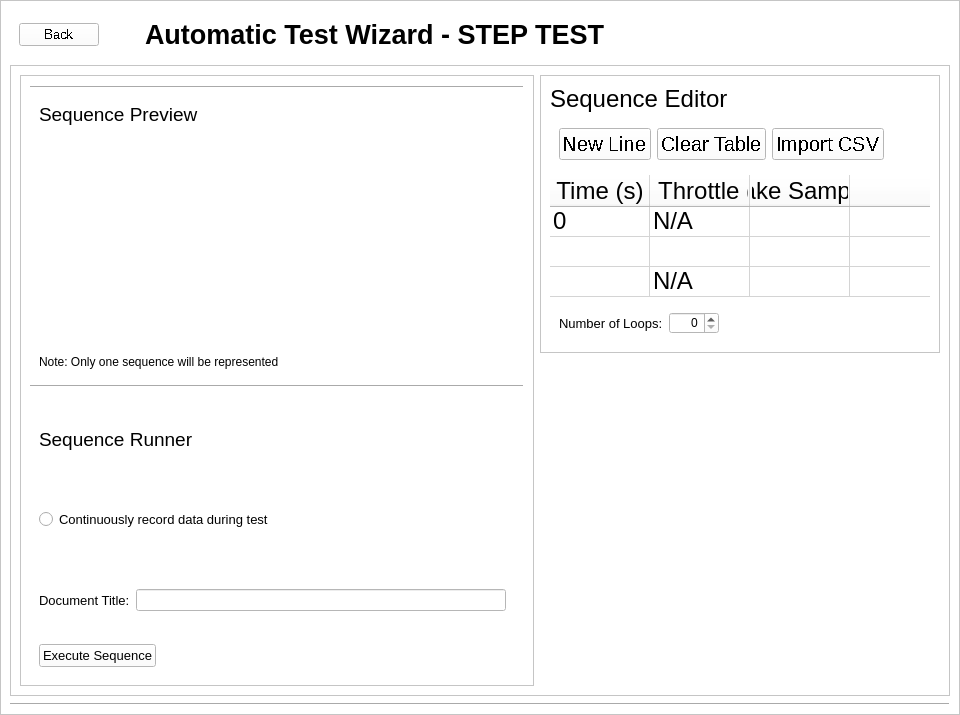
<?xml version="1.0" encoding="UTF-8"?>
<ui version="4.0">
 <class>Frame</class>
 <widget class="QFrame" name="Frame">
  <property name="geometry">
   <rect>
    <x>0</x>
    <y>0</y>
    <width>960</width>
    <height>715</height>
   </rect>
  </property>
  <property name="windowTitle">
   <string>Frame</string>
  </property>
  <property name="styleSheet">
   <string notr="true">*{
	background-color: rgb(255, 255, 255);
}



#headerLine{
	
	color: rgb(0, 0, 0);
}</string>
  </property>
  <layout class="QVBoxLayout" name="verticalLayout">
   <property name="leftMargin">
    <number>0</number>
   </property>
   <property name="topMargin">
    <number>0</number>
   </property>
   <property name="rightMargin">
    <number>0</number>
   </property>
   <property name="bottomMargin">
    <number>0</number>
   </property>
   <item>
    <widget class="QScrollArea" name="scrollArea">
     <property name="verticalScrollBarPolicy">
      <enum>Qt::ScrollBarAsNeeded</enum>
     </property>
     <property name="horizontalScrollBarPolicy">
      <enum>Qt::ScrollBarAlwaysOff</enum>
     </property>
     <property name="sizeAdjustPolicy">
      <enum>QAbstractScrollArea::AdjustToContents</enum>
     </property>
     <property name="widgetResizable">
      <bool>true</bool>
     </property>
     <property name="alignment">
      <set>Qt::AlignLeading|Qt::AlignLeft|Qt::AlignVCenter</set>
     </property>
     <widget class="QWidget" name="scrollAreaWidgetContents">
      <property name="geometry">
       <rect>
        <x>0</x>
        <y>0</y>
        <width>958</width>
        <height>713</height>
       </rect>
      </property>
      <layout class="QVBoxLayout" name="verticalLayout_35">
       <item alignment="Qt::AlignLeft|Qt::AlignTop">
        <widget class="QFrame" name="stepReturnMenu">
         <property name="font">
          <font>
           <stylestrategy>NoAntialias</stylestrategy>
           <kerning>true</kerning>
          </font>
         </property>
         <property name="whatsThis">
          <string/>
         </property>
         <property name="autoFillBackground">
          <bool>false</bool>
         </property>
         <property name="styleSheet">
          <string notr="true"/>
         </property>
         <property name="frameShape">
          <enum>QFrame::NoFrame</enum>
         </property>
         <property name="frameShadow">
          <enum>QFrame::Raised</enum>
         </property>
         <property name="lineWidth">
          <number>1</number>
         </property>
         <layout class="QHBoxLayout" name="horizontalLayout_3">
          <item>
           <widget class="QPushButton" name="ReturnBtn">
            <property name="palette">
             <palette>
              <active>
               <colorrole role="Button">
                <brush brushstyle="SolidPattern">
                 <color alpha="255">
                  <red>255</red>
                  <green>255</green>
                  <blue>255</blue>
                 </color>
                </brush>
               </colorrole>
               <colorrole role="Base">
                <brush brushstyle="SolidPattern">
                 <color alpha="255">
                  <red>255</red>
                  <green>255</green>
                  <blue>255</blue>
                 </color>
                </brush>
               </colorrole>
               <colorrole role="Window">
                <brush brushstyle="SolidPattern">
                 <color alpha="255">
                  <red>255</red>
                  <green>255</green>
                  <blue>255</blue>
                 </color>
                </brush>
               </colorrole>
              </active>
              <inactive>
               <colorrole role="Button">
                <brush brushstyle="SolidPattern">
                 <color alpha="255">
                  <red>255</red>
                  <green>255</green>
                  <blue>255</blue>
                 </color>
                </brush>
               </colorrole>
               <colorrole role="Base">
                <brush brushstyle="SolidPattern">
                 <color alpha="255">
                  <red>255</red>
                  <green>255</green>
                  <blue>255</blue>
                 </color>
                </brush>
               </colorrole>
               <colorrole role="Window">
                <brush brushstyle="SolidPattern">
                 <color alpha="255">
                  <red>255</red>
                  <green>255</green>
                  <blue>255</blue>
                 </color>
                </brush>
               </colorrole>
              </inactive>
              <disabled>
               <colorrole role="Button">
                <brush brushstyle="SolidPattern">
                 <color alpha="255">
                  <red>255</red>
                  <green>255</green>
                  <blue>255</blue>
                 </color>
                </brush>
               </colorrole>
               <colorrole role="Base">
                <brush brushstyle="SolidPattern">
                 <color alpha="255">
                  <red>255</red>
                  <green>255</green>
                  <blue>255</blue>
                 </color>
                </brush>
               </colorrole>
               <colorrole role="Window">
                <brush brushstyle="SolidPattern">
                 <color alpha="255">
                  <red>255</red>
                  <green>255</green>
                  <blue>255</blue>
                 </color>
                </brush>
               </colorrole>
              </disabled>
             </palette>
            </property>
            <property name="font">
             <font>
              <pointsize>10</pointsize>
             </font>
            </property>
            <property name="text">
             <string>Back</string>
            </property>
            <property name="icon">
             <iconset resource="../../resources/black_icons.qrc">
              <normaloff>:/b_icons/icons-black/arrow-left.svg</normaloff>:/b_icons/icons-black/arrow-left.svg</iconset>
            </property>
           </widget>
          </item>
          <item>
           <spacer name="horizontalSpacer">
            <property name="orientation">
             <enum>Qt::Horizontal</enum>
            </property>
            <property name="sizeHint" stdset="0">
             <size>
              <width>40</width>
              <height>20</height>
             </size>
            </property>
           </spacer>
          </item>
          <item alignment="Qt::AlignRight">
           <widget class="QLabel" name="label_7">
            <property name="sizePolicy">
             <sizepolicy hsizetype="Expanding" vsizetype="Maximum">
              <horstretch>1</horstretch>
              <verstretch>1</verstretch>
             </sizepolicy>
            </property>
            <property name="sizeIncrement">
             <size>
              <width>0</width>
              <height>0</height>
             </size>
            </property>
            <property name="font">
             <font>
              <pointsize>20</pointsize>
              <weight>75</weight>
              <italic>false</italic>
              <bold>true</bold>
              <strikeout>false</strikeout>
              <stylestrategy>PreferDefault</stylestrategy>
             </font>
            </property>
            <property name="cursor">
             <cursorShape>ArrowCursor</cursorShape>
            </property>
            <property name="mouseTracking">
             <bool>false</bool>
            </property>
            <property name="text">
             <string>Automatic Test Wizard - STEP TEST</string>
            </property>
           </widget>
          </item>
         </layout>
        </widget>
       </item>
       <item>
        <widget class="QFrame" name="frame_2">
         <property name="minimumSize">
          <size>
           <width>0</width>
           <height>50</height>
          </size>
         </property>
         <property name="frameShape">
          <enum>QFrame::StyledPanel</enum>
         </property>
         <property name="frameShadow">
          <enum>QFrame::Raised</enum>
         </property>
         <layout class="QHBoxLayout" name="horizontalLayout">
          <item>
           <widget class="QFrame" name="frame">
            <property name="minimumSize">
             <size>
              <width>0</width>
              <height>60</height>
             </size>
            </property>
            <property name="frameShape">
             <enum>QFrame::StyledPanel</enum>
            </property>
            <property name="frameShadow">
             <enum>QFrame::Raised</enum>
            </property>
            <layout class="QVBoxLayout" name="verticalLayout_2">
             <item>
              <widget class="Line" name="line_4">
               <property name="frameShadow">
                <enum>QFrame::Raised</enum>
               </property>
               <property name="orientation">
                <enum>Qt::Horizontal</enum>
               </property>
              </widget>
             </item>
             <item>
              <widget class="QFrame" name="stepSequencePreviewMenu">
               <property name="sizePolicy">
                <sizepolicy hsizetype="Preferred" vsizetype="Expanding">
                 <horstretch>0</horstretch>
                 <verstretch>0</verstretch>
                </sizepolicy>
               </property>
               <property name="font">
                <font>
                 <kerning>true</kerning>
                </font>
               </property>
               <property name="frameShape">
                <enum>QFrame::NoFrame</enum>
               </property>
               <property name="frameShadow">
                <enum>QFrame::Raised</enum>
               </property>
               <layout class="QVBoxLayout" name="verticalLayout_13">
                <item alignment="Qt::AlignTop">
                 <widget class="QLabel" name="label_8">
                  <property name="font">
                   <font>
                    <pointsize>14</pointsize>
                   </font>
                  </property>
                  <property name="text">
                   <string>Sequence Preview</string>
                  </property>
                 </widget>
                </item>
                <item>
                 <widget class="PlotWidget" name="PreviewTestGraphic" native="true">
                  <property name="sizePolicy">
                   <sizepolicy hsizetype="Preferred" vsizetype="Expanding">
                    <horstretch>0</horstretch>
                    <verstretch>0</verstretch>
                   </sizepolicy>
                  </property>
                 </widget>
                </item>
                <item>
                 <widget class="QLabel" name="label">
                  <property name="text">
                   <string>Note: Only one sequence will be represented</string>
                  </property>
                 </widget>
                </item>
               </layout>
              </widget>
             </item>
             <item>
              <widget class="Line" name="line_3">
               <property name="frameShadow">
                <enum>QFrame::Raised</enum>
               </property>
               <property name="lineWidth">
                <number>1</number>
               </property>
               <property name="midLineWidth">
                <number>0</number>
               </property>
               <property name="orientation">
                <enum>Qt::Horizontal</enum>
               </property>
              </widget>
             </item>
             <item>
              <widget class="QFrame" name="stepSequenceRunnerMenu">
               <property name="sizePolicy">
                <sizepolicy hsizetype="Preferred" vsizetype="Expanding">
                 <horstretch>0</horstretch>
                 <verstretch>0</verstretch>
                </sizepolicy>
               </property>
               <property name="font">
                <font>
                 <kerning>true</kerning>
                </font>
               </property>
               <property name="frameShape">
                <enum>QFrame::NoFrame</enum>
               </property>
               <property name="frameShadow">
                <enum>QFrame::Raised</enum>
               </property>
               <layout class="QVBoxLayout" name="verticalLayout_18">
                <item>
                 <widget class="QLabel" name="label_10">
                  <property name="font">
                   <font>
                    <pointsize>14</pointsize>
                   </font>
                  </property>
                  <property name="text">
                   <string>Sequence Runner</string>
                  </property>
                 </widget>
                </item>
                <item>
                 <widget class="QFrame" name="frame_18">
                  <property name="frameShape">
                   <enum>QFrame::NoFrame</enum>
                  </property>
                  <property name="frameShadow">
                   <enum>QFrame::Raised</enum>
                  </property>
                  <layout class="QHBoxLayout" name="horizontalLayout_4">
                   <property name="leftMargin">
                    <number>0</number>
                   </property>
                   <property name="topMargin">
                    <number>0</number>
                   </property>
                   <property name="bottomMargin">
                    <number>0</number>
                   </property>
                   <item>
                    <widget class="QRadioButton" name="radioButton_3">
                     <property name="font">
                      <font>
                       <pointsize>10</pointsize>
                      </font>
                     </property>
                     <property name="text">
                      <string>Continuously record data during test</string>
                     </property>
                    </widget>
                   </item>
                  </layout>
                 </widget>
                </item>
                <item>
                 <widget class="QFrame" name="frame_33">
                  <property name="frameShape">
                   <enum>QFrame::NoFrame</enum>
                  </property>
                  <property name="frameShadow">
                   <enum>QFrame::Raised</enum>
                  </property>
                  <layout class="QHBoxLayout" name="horizontalLayout_20">
                   <property name="leftMargin">
                    <number>0</number>
                   </property>
                   <property name="topMargin">
                    <number>0</number>
                   </property>
                   <property name="bottomMargin">
                    <number>0</number>
                   </property>
                   <item>
                    <widget class="QLabel" name="label_12">
                     <property name="font">
                      <font>
                       <pointsize>10</pointsize>
                      </font>
                     </property>
                     <property name="text">
                      <string>Document Title:</string>
                     </property>
                    </widget>
                   </item>
                   <item>
                    <widget class="QLineEdit" name="lineEdit_2"/>
                   </item>
                  </layout>
                 </widget>
                </item>
                <item alignment="Qt::AlignLeft">
                 <widget class="QPushButton" name="pushButton_3">
                  <property name="font">
                   <font>
                    <pointsize>10</pointsize>
                   </font>
                  </property>
                  <property name="text">
                   <string>Execute Sequence</string>
                  </property>
                 </widget>
                </item>
               </layout>
              </widget>
             </item>
            </layout>
           </widget>
          </item>
          <item alignment="Qt::AlignTop">
           <widget class="QFrame" name="frame_3">
            <property name="minimumSize">
             <size>
              <width>70</width>
              <height>0</height>
             </size>
            </property>
            <property name="maximumSize">
             <size>
              <width>400</width>
              <height>16777215</height>
             </size>
            </property>
            <property name="frameShape">
             <enum>QFrame::StyledPanel</enum>
            </property>
            <property name="frameShadow">
             <enum>QFrame::Raised</enum>
            </property>
            <layout class="QVBoxLayout" name="verticalLayout_3">
             <property name="leftMargin">
              <number>0</number>
             </property>
             <property name="topMargin">
              <number>0</number>
             </property>
             <property name="rightMargin">
              <number>0</number>
             </property>
             <property name="bottomMargin">
              <number>0</number>
             </property>
             <item>
              <widget class="QFrame" name="stepSequenceEditorMenu">
               <property name="sizePolicy">
                <sizepolicy hsizetype="Preferred" vsizetype="Expanding">
                 <horstretch>0</horstretch>
                 <verstretch>0</verstretch>
                </sizepolicy>
               </property>
               <property name="minimumSize">
                <size>
                 <width>0</width>
                 <height>15</height>
                </size>
               </property>
               <property name="maximumSize">
                <size>
                 <width>16777215</width>
                 <height>16777215</height>
                </size>
               </property>
               <property name="font">
                <font>
                 <stylestrategy>PreferAntialias</stylestrategy>
                 <kerning>true</kerning>
                </font>
               </property>
               <property name="frameShape">
                <enum>QFrame::NoFrame</enum>
               </property>
               <property name="frameShadow">
                <enum>QFrame::Raised</enum>
               </property>
               <layout class="QVBoxLayout" name="verticalLayout_33">
                <item>
                 <widget class="QLabel" name="label_11">
                  <property name="font">
                   <font>
                    <pointsize>18</pointsize>
                    <weight>50</weight>
                    <bold>false</bold>
                   </font>
                  </property>
                  <property name="text">
                   <string>Sequence Editor</string>
                  </property>
                 </widget>
                </item>
                <item alignment="Qt::AlignLeft">
                 <widget class="QFrame" name="frame_5">
                  <property name="font">
                   <font>
                    <pointsize>15</pointsize>
                    <stylestrategy>NoAntialias</stylestrategy>
                    <kerning>true</kerning>
                   </font>
                  </property>
                  <property name="frameShape">
                   <enum>QFrame::NoFrame</enum>
                  </property>
                  <property name="frameShadow">
                   <enum>QFrame::Raised</enum>
                  </property>
                  <layout class="QHBoxLayout" name="horizontalLayout_21">
                   <item alignment="Qt::AlignLeft">
                    <widget class="QPushButton" name="AddNewLineBtn">
                     <property name="font">
                      <font>
                       <pointsize>15</pointsize>
                      </font>
                     </property>
                     <property name="text">
                      <string>New Line</string>
                     </property>
                     <property name="icon">
                      <iconset resource="../../resources/black_icons.qrc">
                       <normaloff>:/b_icons/icons-black/plus.svg</normaloff>:/b_icons/icons-black/plus.svg</iconset>
                     </property>
                    </widget>
                   </item>
                   <item>
                    <widget class="QPushButton" name="ClearTableBtn">
                     <property name="font">
                      <font>
                       <pointsize>15</pointsize>
                      </font>
                     </property>
                     <property name="text">
                      <string>Clear Table</string>
                     </property>
                     <property name="icon">
                      <iconset resource="../../resources/black_icons.qrc">
                       <normaloff>:/b_icons/icons-black/edit-3.svg</normaloff>:/b_icons/icons-black/edit-3.svg</iconset>
                     </property>
                    </widget>
                   </item>
                   <item alignment="Qt::AlignLeft">
                    <widget class="QPushButton" name="ImportCSVBtn">
                     <property name="sizePolicy">
                      <sizepolicy hsizetype="Preferred" vsizetype="Fixed">
                       <horstretch>0</horstretch>
                       <verstretch>0</verstretch>
                      </sizepolicy>
                     </property>
                     <property name="font">
                      <font>
                       <pointsize>15</pointsize>
                      </font>
                     </property>
                     <property name="text">
                      <string>Import CSV</string>
                     </property>
                     <property name="icon">
                      <iconset resource="../../resources/black_icons.qrc">
                       <normaloff>:/b_icons/icons-black/file.svg</normaloff>:/b_icons/icons-black/file.svg</iconset>
                     </property>
                    </widget>
                   </item>
                  </layout>
                 </widget>
                </item>
                <item alignment="Qt::AlignTop">
                 <widget class="QTableWidget" name="SequenceEditorTable">
                  <property name="font">
                   <font>
                    <pointsize>18</pointsize>
                   </font>
                  </property>
                  <property name="frameShape">
                   <enum>QFrame::NoFrame</enum>
                  </property>
                  <property name="lineWidth">
                   <number>1</number>
                  </property>
                  <property name="midLineWidth">
                   <number>0</number>
                  </property>
                  <property name="verticalScrollBarPolicy">
                   <enum>Qt::ScrollBarAsNeeded</enum>
                  </property>
                  <property name="horizontalScrollBarPolicy">
                   <enum>Qt::ScrollBarAlwaysOff</enum>
                  </property>
                  <property name="sizeAdjustPolicy">
                   <enum>QAbstractScrollArea::AdjustToContents</enum>
                  </property>
                  <property name="autoScroll">
                   <bool>true</bool>
                  </property>
                  <property name="autoScrollMargin">
                   <number>0</number>
                  </property>
                  <property name="alternatingRowColors">
                   <bool>false</bool>
                  </property>
                  <property name="selectionBehavior">
                   <enum>QAbstractItemView::SelectItems</enum>
                  </property>
                  <property name="showGrid">
                   <bool>true</bool>
                  </property>
                  <property name="gridStyle">
                   <enum>Qt::SolidLine</enum>
                  </property>
                  <property name="sortingEnabled">
                   <bool>false</bool>
                  </property>
                  <property name="wordWrap">
                   <bool>true</bool>
                  </property>
                  <property name="cornerButtonEnabled">
                   <bool>true</bool>
                  </property>
                  <attribute name="horizontalHeaderVisible">
                   <bool>true</bool>
                  </attribute>
                  <attribute name="horizontalHeaderCascadingSectionResizes">
                   <bool>false</bool>
                  </attribute>
                  <attribute name="horizontalHeaderHighlightSections">
                   <bool>true</bool>
                  </attribute>
                  <attribute name="verticalHeaderVisible">
                   <bool>false</bool>
                  </attribute>
                  <row>
                   <property name="text">
                    <string>New Row</string>
                   </property>
                  </row>
                  <row>
                   <property name="text">
                    <string>New Row</string>
                   </property>
                  </row>
                  <row>
                   <property name="text">
                    <string>New Row</string>
                   </property>
                  </row>
                  <column>
                   <property name="text">
                    <string>Time (s)</string>
                   </property>
                  </column>
                  <column>
                   <property name="text">
                    <string>Esc Throttle (μs)</string>
                   </property>
                  </column>
                  <column>
                   <property name="text">
                    <string>Take Sample</string>
                   </property>
                  </column>
                  <column>
                   <property name="text">
                    <string/>
                   </property>
                  </column>
                  <item row="0" column="0">
                   <property name="text">
                    <string>0</string>
                   </property>
                  </item>
                  <item row="0" column="1">
                   <property name="text">
                    <string>N/A</string>
                   </property>
                  </item>
                  <item row="0" column="3">
                   <property name="text">
                    <string/>
                   </property>
                  </item>
                  <item row="2" column="0">
                   <property name="text">
                    <string/>
                   </property>
                  </item>
                  <item row="2" column="1">
                   <property name="text">
                    <string>N/A</string>
                   </property>
                  </item>
                  <item row="2" column="2">
                   <property name="text">
                    <string/>
                   </property>
                  </item>
                  <item row="2" column="3">
                   <property name="text">
                    <string/>
                   </property>
                  </item>
                 </widget>
                </item>
                <item alignment="Qt::AlignLeft">
                 <widget class="QFrame" name="frame_6">
                  <property name="frameShape">
                   <enum>QFrame::NoFrame</enum>
                  </property>
                  <property name="frameShadow">
                   <enum>QFrame::Raised</enum>
                  </property>
                  <layout class="QHBoxLayout" name="horizontalLayout_22">
                   <item>
                    <widget class="QLabel" name="label_9">
                     <property name="font">
                      <font>
                       <pointsize>10</pointsize>
                      </font>
                     </property>
                     <property name="text">
                      <string>Number of Loops:</string>
                     </property>
                    </widget>
                   </item>
                   <item>
                    <widget class="QSpinBox" name="NumLoopsLEdit">
                     <property name="minimumSize">
                      <size>
                       <width>50</width>
                       <height>0</height>
                      </size>
                     </property>
                     <property name="frame">
                      <bool>true</bool>
                     </property>
                     <property name="alignment">
                      <set>Qt::AlignRight|Qt::AlignTrailing|Qt::AlignVCenter</set>
                     </property>
                    </widget>
                   </item>
                  </layout>
                 </widget>
                </item>
               </layout>
              </widget>
             </item>
            </layout>
           </widget>
          </item>
         </layout>
        </widget>
       </item>
       <item>
        <widget class="Line" name="line_2">
         <property name="font">
          <font>
           <pointsize>10</pointsize>
          </font>
         </property>
         <property name="frameShadow">
          <enum>QFrame::Raised</enum>
         </property>
         <property name="lineWidth">
          <number>1</number>
         </property>
         <property name="orientation">
          <enum>Qt::Horizontal</enum>
         </property>
        </widget>
       </item>
      </layout>
     </widget>
    </widget>
   </item>
  </layout>
 </widget>
 <customwidgets>
  <customwidget>
   <class>PlotWidget</class>
   <extends>QWidget</extends>
   <header>pyqtgraph.h</header>
   <container>1</container>
  </customwidget>
 </customwidgets>
 <resources>
  <include location="../../resources/black_icons.qrc"/>
 </resources>
 <connections/>
</ui>
